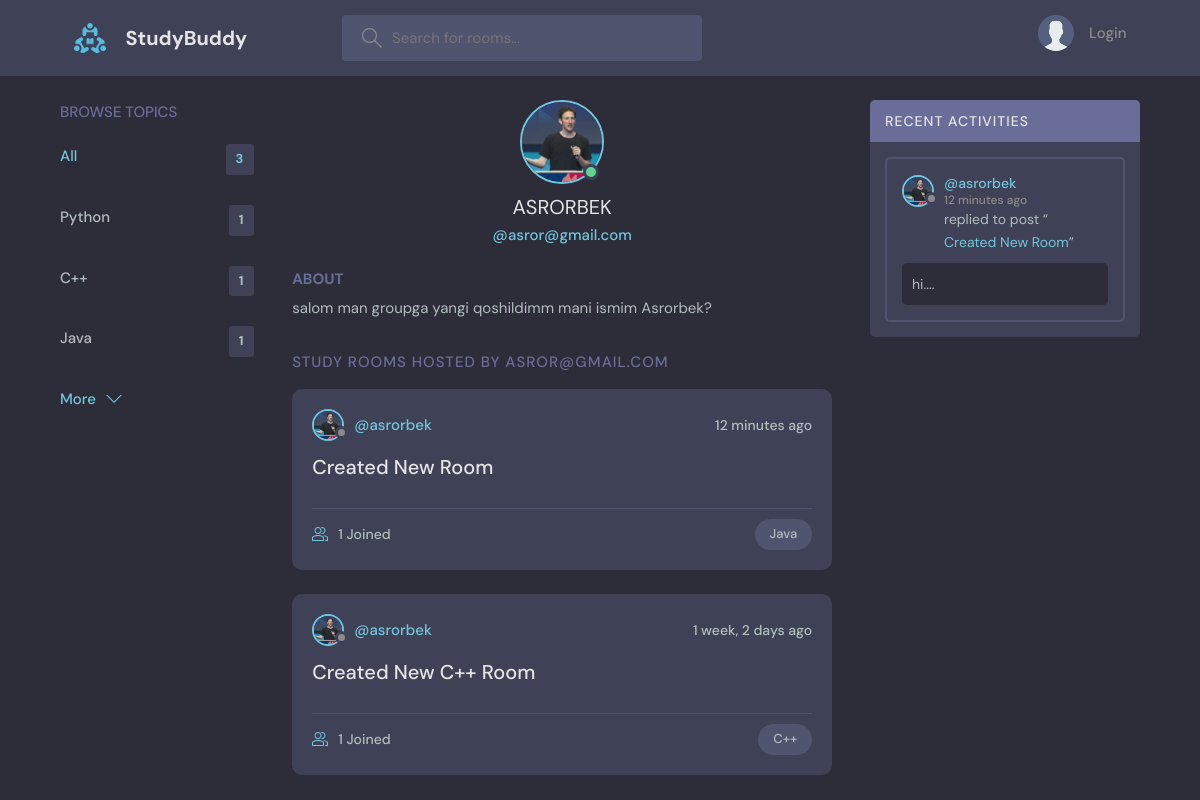
Page /user-profile/2 on the earlier database version.
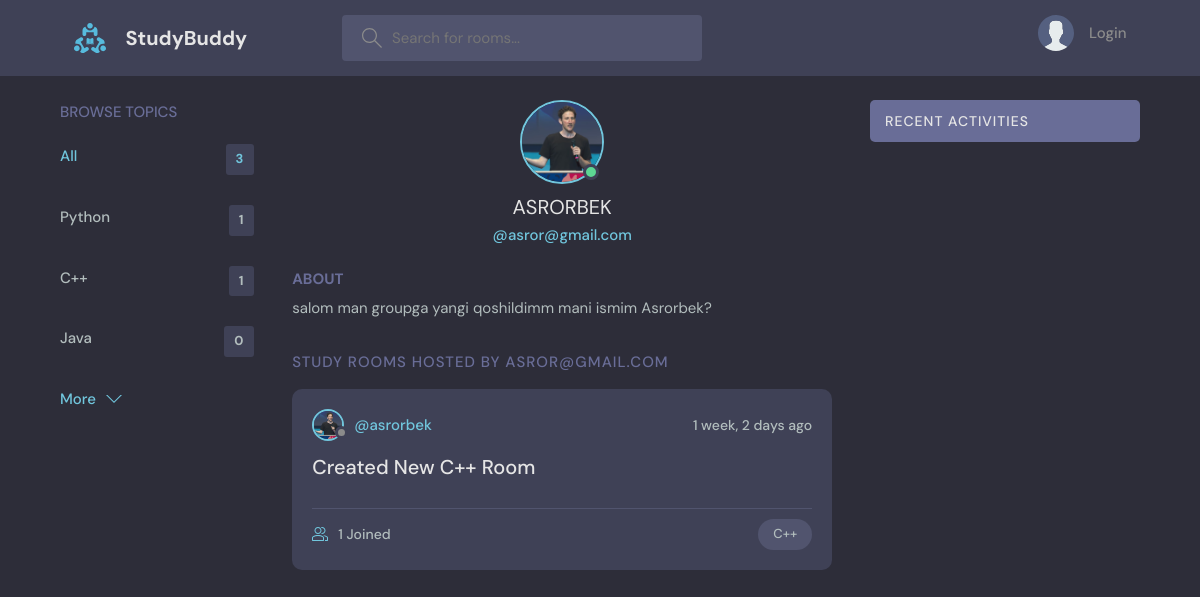
Same page on the later database version.
### base/models.py (models this page shows, shortened)
class Topic(models.Model):
  name = models.CharField(max_length=200, default=None)
  class Meta:
    db_table = "Topic"

class User(AbstractUser):
  name = models.CharField(max_length=200, null=True)
  email = models.EmailField(unique=True, null=True)
  bio = models.TextField(null=True)
  avatar = models.ImageField(null=True, default="avatar.svg")
  USERNAME_FIELD = 'email'
  REQUIRED_FIELDS = []

class Room(models.Model):
  host = models.ForeignKey(User, on_delete=models.CASCADE, default=None)
  topic = models.ForeignKey(Topic, on_delete=models.CASCADE, default=None)
  name = models.CharField(max_length=200, default=None)
  participants = models.ManyToManyField(User, related_name='participants', blank=True)
  description = models.TextField(default=None)
  updated = models.DateTimeField(auto_now=True)
  created = models.DateTimeField(auto_now_add=True)
  class Meta:
    db_table = "Room"
    ordering = ["-created", "-updated"]

class Message(models.Model):
  user = models.ForeignKey(User, on_delete=models.CASCADE, default=None)
  room = models.ForeignKey(Room, on_delete=models.CASCADE, default=None)
  body = models.TextField(default=None)
  updated = models.DateTimeField(auto_now=True)
  created = models.DateTimeField(auto_now_add=True)
  class Meta:
    db_table = "Message"
    ordering = ["-created", "-updated"]

### base/views.py (the view)
# urls.py: path('user-profile/<str:pk>', views.userProfile, name='user-profile'),
def userProfile(request, pk):
  user = User.objects.get(id=pk)
  rooms = user.room_set.all()
  room_messages = user.message_set.all()
  topics = Topic.objects.all()
  context = {'user': user,
             'rooms': rooms,
             'room_messages': room_messages,
             'topics': topics}
  return render(request, 'profile.html', context)

### templates/profile.html (shortened to what this page needs)
{% extends 'main.html' %}
{% block content %}
  <main class="profile-page layout layout--3">
    <div class="container">
      {% include 'topics_component.html' %}
      <div class="roomList">
        <div class="profile">
          <div class="profile__avatar">
            <div class="avatar avatar--large active">
              <img src="/static/images/{{ user.avatar.url }}" />
            </div>
          </div>
          <div class="profile__info">
            <h3 style="text-transform: uppercase">{{ user.username }}</h3>
            <p>@{{ user.email }}</p>
          </div>
          <div class="profile__about">
            <h3>About</h3>
            <p>
              {{ user.bio }}?
            </p>
          </div>
        </div>
        <div class="roomList__header">
          <div>
            <h2>Study Rooms Hosted by {{ user }}
            </h2>
          </div>
        </div>
        {% include 'feed_component.html' %}
      </div>
      {% include 'activity_component.html' %}
    </div>
  </main>
{% endblock content %}

### templates/main.html (shortened to what this page needs)
<!DOCTYPE html>
{% load static %}
<html lang="en">
<head>
  <link rel="stylesheet" href="{% static 'style/style.css' %}"/>
</head>
<body>
  {% include 'navbar.html' %}
  {% block content %}
  {% endblock %}
</body>
</html>

### templates/navbar.html (shortened to what this page needs)
{% load static %}
<header class="header header--loggedIn">
  <div class="container">
    <a href="{% url 'home' %}" class="header__logo">
      <img src="{% static 'images/logo.svg' %}"/>
      <h1>StudyBuddy</h1>
    </a>
    <form class="header__search" method="get" action="{% url 'home' %}">
      <label>
        <input placeholder="Search for rooms..." name="q" type="text"/>
      </label>
    </form>
    <nav class="header__menu">
      {% if request.user.is_authenticated %}
        <div class="header__user">
          <a href="{% url 'user-profile' request.user.id %}">
            <div class="avatar avatar--medium active">
              <img src="/static/images/{{ request.user.avatar.url }}"/>
            </div>
            <p>{{ request.user.username }}<span>@{{ request.user.username }}</span></p>
          </a>
          <button class="dropdown-button">
            <svg version="1.1" xmlns="http://www.w3.org/2000/svg" width="32" height="32" viewBox="0 0 32 32">
              <title>chevron-down</title>
              <path d="M16 21l-13-13h-3l16 16 16-16h-3l-13 13z"></path>
            </svg>
          </button>
        </div>
      {% else %}
        <a href="{% url 'login' %}">
          <img src="{% static 'images/avatar.svg' %}"/>
          <p>Login</p>
        </a>
      {% endif %}
    </nav>
  </div>
</header>

### templates/topics_component.html
<div class="topics">
  <div class="topics__header">
    <h2>Browse Topics</h2>
  </div>
  <ul class="topics__list">
    <li>
      <a href="{% url 'home' %}" class="active">All <span>{{ topics.count }}</span></a>
    </li>
    {% for topic in topics %}
      <li>
        <a href="{% url 'home' %}?q={{ topic.name }}">{{ topic.name }}<span>{{ topic.room_set.all.count }}</span></a>
      </li>
    {% endfor %}
  </ul>
  <a class="btn btn--link" href="{% url 'topics' %}">
    More
    <svg version="1.1" xmlns="http://www.w3.org/2000/svg" width="32" height="32" viewBox="0 0 32 32">
      <title>chevron-down</title>
      <path d="M16 21l-13-13h-3l16 16 16-16h-3l-13 13z"></path>
    </svg>
  </a>
</div>

### templates/feed_component.html (shortened to what this page needs)
{% for room in rooms %}
  <div class="roomListRoom">
    <div class="roomListRoom__header">
      <a href="{% url 'user-profile' room.host.id %}" class="roomListRoom__author">
        <div class="avatar avatar--small">
          <img src="/static/images/{{ room.host.avatar.url }}"/>
        </div>
        <span>@{{ room.host.username }}</span>
      </a>
      <div class="roomListRoom__actions">
        <span>{{ room.created | timesince }} ago</span>
      </div>
    </div>
    <div class="roomListRoom__content">
      <a href="{% url 'room' room.id %}">{{ room.name }}</a>
    </div>
    <div class="roomListRoom__meta">
      <a href="{% url 'room' room.id %}" class="roomListRoom__joined">
        {{ room.participants.all.count }} Joined
      </a>
      <p class="roomListRoom__topic">{{ room.topic.name }}</p>
    </div>
  </div>
{% endfor %}

### templates/activity_component.html (shortened to what this page needs)
<div class="activities">
  <div class="activities__header">
    <h2>Recent Activities</h2>
  </div>
  {% for message in room_messages %}
  <div class="activities__box">
    <div class="activities__boxHeader roomListRoom__header">
      <a href="{% url 'user-profile' message.user.id %}" class="roomListRoom__author">
        <div class="avatar avatar--small">
          <img src="/static/images/{{ message.user.avatar.url }}"/>
        </div>
        <p>
          @{{ message.user.username }}
          <span>{{ message.created| timesince}} ago</span>
        </p>
      </a>
    </div>
    <div class="activities__boxContent">
      <p>replied to post “<a href="{% url 'room' message.room.id %}">{{ message.room.name }}</a>”</p>
      <div class="activities__boxRoomContent">
        {{ message.body}}....
      </div>
    </div>
  </div>
  {% endfor %}
</div>

Differences in the rows shown:
removed Room: host.avatar (picture), host.username "asrorbek", created "12 minutes", name "Created New Room", participants.all.count "1", topic.name "Java"
removed Message: user.avatar (picture), user.username "asrorbek", created "12 minutes", room.name "Created New Room", body "hi"
computed for Topic "Java": room_set.all.count "1" → "0"
